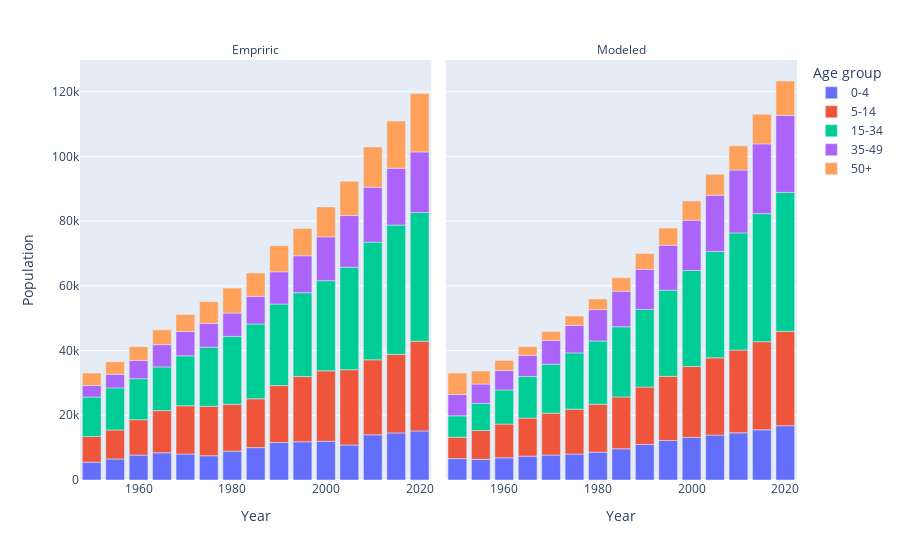

Notebook code for this chart:
### Code cell
fig5 =  px.bar(
    total_pop,
    x='year',
    y='sum',
    color='age_bins',
    facet_col="type",
    labels={'year':'Year', 'sum':'Population', 'age_bins':'Age group'}
)
fig5.for_each_annotation(lambda a: a.update(text=a.text.split("=")[-1]))
fig5.show()

### Figure 1 — Plotly figure (JSON) as saved in the notebook; plotly's stock layout.template omitted (floating-point values rounded to 4 significant figures)
{"data": [{"alignmentgroup": "True", "hovertemplate": "Age group=0-4<br>type=Empriric<br>Year=%{x}<br>Population=%{y}<extra></extra>", "legendgroup": "0-4", "marker": {"color": "#636efa", "pattern": {"shape": ""}}, "name": "0-4", "offsetgroup": "0-4", "orientation": "v", "showlegend": true, "textposition": "auto", "type": "bar", "x": [1950, 1955, 1960, 1965, 1970, 1975, 1980, 1985, 1990, 1995, 2000, 2005, 2010, 2015, 2020], "xaxis": "x", "y": [5510, 6506, 7688, 8401, 8022, 7503, 8881, 10008, 11597, 11802, 11968, 10812, 13971, 14556, 15161], "yaxis": "y"}, {"alignmentgroup": "True", "hovertemplate": "Age group=0-4<br>type=Modeled<br>Year=%{x}<br>Population=%{y}<extra></extra>", "legendgroup": "0-4", "marker": {"color": "#636efa", "pattern": {"shape": ""}}, "name": "0-4", "offsetgroup": "0-4", "orientation": "v", "showlegend": false, "textposition": "auto", "type": "bar", "x": [1950, 1955, 1960, 1965, 1970, 1975, 1980, 1985, 1990, 1995, 2000, 2005, 2010, 2015, 2020], "xaxis": "x2", "y": [6609, 6385, 6868, 7375, 7710, 8014, 8604, 9641, 10988, 12219, 13170, 13888, 14577, 15502, 16787], "yaxis": "y2"}, {"alignmentgroup": "True", "hovertemplate": "Age group=5-14<br>type=Empriric<br>Year=%{x}<br>Population=%{y}<extra></extra>", "legendgroup": "5-14", "marker": {"color": "#EF553B", "pattern": {"shape": ""}}, "name": "5-14", "offsetgroup": "5-14", "orientation": "v", "showlegend": true, "textposition": "auto", "type": "bar", "x": [1950, 1955, 1960, 1965, 1970, 1975, 1980, 1985, 1990, 1995, 2000, 2005, 2010, 2015, 2020], "xaxis": "x", "y": [7944, 8958, 10936, 13041, 14900, 15289, 14516, 15094, 17583, 20165, 21773, 23275, 23187, 24276, 27741], "yaxis": "y"}, {"alignmentgroup": "True", "hovertemplate": "Age group=5-14<br>type=Modeled<br>Year=%{x}<br>Population=%{y}<extra></extra>", "legendgroup": "5-14", "marker": {"color": "#EF553B", "pattern": {"shape": ""}}, "name": "5-14", "offsetgroup": "5-14", "orientation": "v", "showlegend": false, "textposition": "auto", "type": "bar", "x": [1950, 1955, 1960, 1965, 1970, 1975, 1980, 1985, 1990, 1995, 2000, 2005, 2010, 2015, 2020], "xaxis": "x2", "y": [6609, 8896, 10417, 11771, 12931, 13882, 14813, 16033, 17745, 19819, 21932, 23865, 25581, 27254, 29153], "yaxis": "y2"}, {"alignmentgroup": "True", "hovertemplate": "Age group=15-34<br>type=Empriric<br>Year=%{x}<br>Population=%{y}<extra></extra>", "legendgroup": "15-34", "marker": {"color": "#00cc96", "pattern": {"shape": ""}}, "name": "15-34", "offsetgroup": "15-34", "orientation": "v", "showlegend": true, "textposition": "auto", "type": "bar", "x": [1950, 1955, 1960, 1965, 1970, 1975, 1980, 1985, 1990, 1995, 2000, 2005, 2010, 2015, 2020], "xaxis": "x", "y": [12180, 13006, 12679, 13505, 15463, 18252, 20980, 23125, 25199, 25905, 27862, 31671, 36364, 39960, 39780], "yaxis": "y"}, {"alignmentgroup": "True", "hovertemplate": "Age group=15-34<br>type=Modeled<br>Year=%{x}<br>Population=%{y}<extra></extra>", "legendgroup": "15-34", "marker": {"color": "#00cc96", "pattern": {"shape": ""}}, "name": "15-34", "offsetgroup": "15-34", "orientation": "v", "showlegend": false, "textposition": "auto", "type": "bar", "x": [1950, 1955, 1960, 1965, 1970, 1975, 1980, 1985, 1990, 1995, 2000, 2005, 2010, 2015, 2020], "xaxis": "x2", "y": [6609, 8390, 10541, 12824, 15139, 17392, 19542, 21678, 23990, 26642, 29645, 32885, 36214, 39553, 42936], "yaxis": "y2"}, {"alignmentgroup": "True", "hovertemplate": "Age group=35-49<br>type=Empriric<br>Year=%{x}<br>Population=%{y}<extra></extra>", "legendgroup": "35-49", "marker": {"color": "#ab63fa", "pattern": {"shape": ""}}, "name": "35-49", "offsetgroup": "35-49", "orientation": "v", "showlegend": true, "textposition": "auto", "type": "bar", "x": [1950, 1955, 1960, 1965, 1970, 1975, 1980, 1985, 1990, 1995, 2000, 2005, 2010, 2015, 2020], "xaxis": "x", "y": [3544, 4187, 5667, 6882, 7534, 7350, 7215, 8523, 9969, 11440, 13535, 15974, 16969, 17565, 18715], "yaxis": "y"}, {"alignmentgroup": "True", "hovertemplate": "Age group=35-49<br>type=Modeled<br>Year=%{x}<br>Population=%{y}<extra></extra>", "legendgroup": "35-49", "marker": {"color": "#ab63fa", "pattern": {"shape": ""}}, "name": "35-49", "offsetgroup": "35-49", "orientation": "v", "showlegend": false, "textposition": "auto", "type": "bar", "x": [1950, 1955, 1960, 1965, 1970, 1975, 1980, 1985, 1990, 1995, 2000, 2005, 2010, 2015, 2020], "xaxis": "x2", "y": [6609, 5991, 5999, 6498, 7358, 8460, 9696, 11003, 12379, 13873, 15536, 17390, 19416, 21569, 23802], "yaxis": "y2"}, {"alignmentgroup": "True", "hovertemplate": "Age group=50+<br>type=Empriric<br>Year=%{x}<br>Population=%{y}<extra></extra>", "legendgroup": "50+", "marker": {"color": "#FFA15A", "pattern": {"shape": ""}}, "name": "50+", "offsetgroup": "50+", "orientation": "v", "showlegend": true, "textposition": "auto", "type": "bar", "x": [1950, 1955, 1960, 1965, 1970, 1975, 1980, 1985, 1990, 1995, 2000, 2005, 2010, 2015, 2020], "xaxis": "x", "y": [3870, 3916, 4232, 4600, 5232, 6720, 7709, 7236, 8052, 8411, 9258, 10593, 12436, 14572, 18050], "yaxis": "y"}, {"alignmentgroup": "True", "hovertemplate": "Age group=50+<br>type=Modeled<br>Year=%{x}<br>Population=%{y}<extra></extra>", "legendgroup": "50+", "marker": {"color": "#FFA15A", "pattern": {"shape": ""}}, "name": "50+", "offsetgroup": "50+", "orientation": "v", "showlegend": false, "textposition": "auto", "type": "bar", "x": [1950, 1955, 1960, 1965, 1970, 1975, 1980, 1985, 1990, 1995, 2000, 2005, 2010, 2015, 2020], "xaxis": "x2", "y": [6609, 3996, 3132, 2740, 2728, 2922, 3265, 4114, 4935, 5313, 5952, 6477, 7492, 9146, 10634], "yaxis": "y2"}], "layout": {"annotations": [{"font": {}, "showarrow": false, "text": "Empriric", "x": 0.245, "xanchor": "center", "xref": "paper", "y": 1, "yanchor": "bottom", "yref": "paper"}, {"font": {}, "showarrow": false, "text": "Modeled", "x": 0.755, "xanchor": "center", "xref": "paper", "y": 1, "yanchor": "bottom", "yref": "paper"}], "barmode": "relative", "legend": {"title": {"text": "Age group"}, "tracegroupgap": 0}, "margin": {"t": 60}, "xaxis": {"anchor": "y", "domain": [0, 0.49], "title": {"text": "Year"}}, "xaxis2": {"anchor": "y2", "domain": [0.51, 1], "matches": "x", "title": {"text": "Year"}}, "yaxis": {"anchor": "x", "domain": [0, 1], "title": {"text": "Population"}}, "yaxis2": {"anchor": "x2", "domain": [0, 1], "matches": "y", "showticklabels": false}}}
